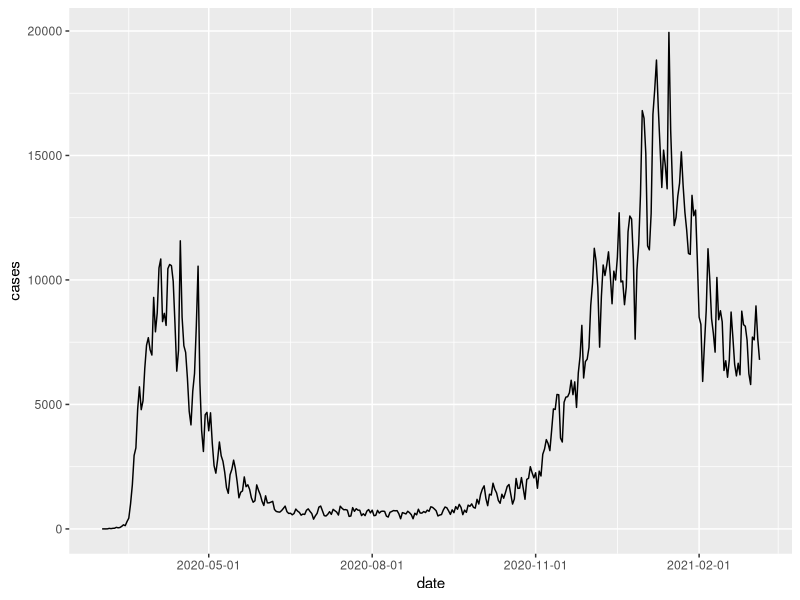
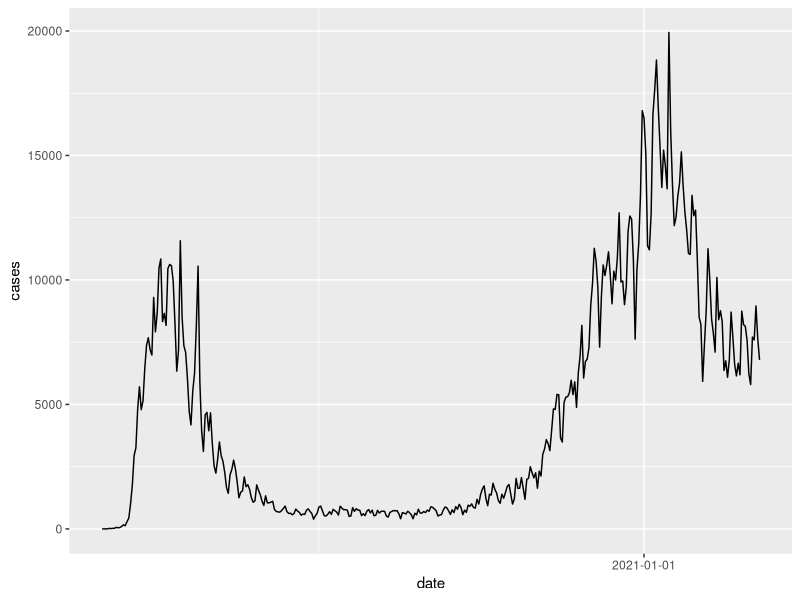
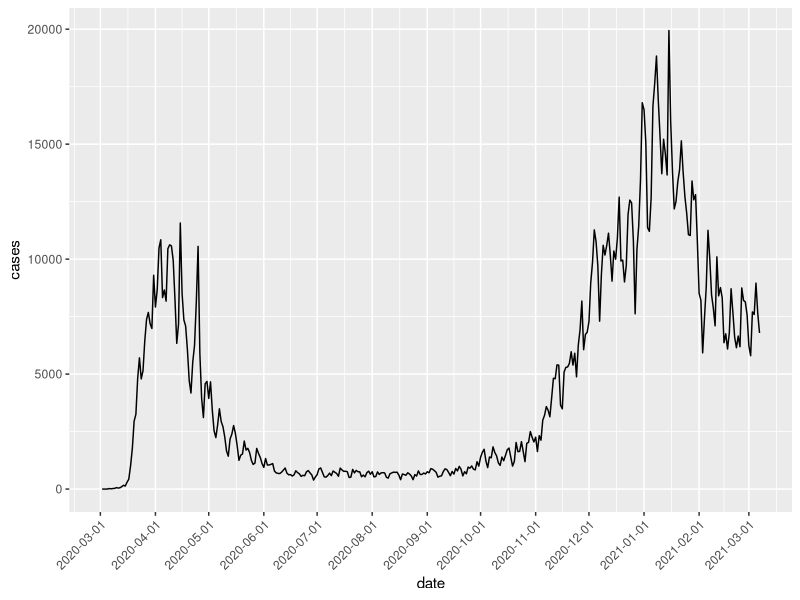

Reproduce these figures in R, in order.
## ---- chunk 1
# load packages
library(tidyverse)

# read in covid dataset
covid <- read_csv("../data/covid.csv")
## ---- chunk 2
# only keep NY data
covid_ny <- covid |> 
  filter(state == "NY")

# 3 month intervals
ggplot(covid_ny, aes(x = date, y = cases)) +
  geom_line() +
  scale_x_date(date_breaks = "3 months")

# 1 year intervals
ggplot(covid_ny, aes(x = date, y = cases)) +
  geom_line() +
  scale_x_date(date_breaks = "1 year")

# 1 month intervals + angled text
ggplot(covid_ny, aes(x = date, y = cases)) +
  geom_line() +
  scale_x_date(date_breaks = "1 month") +
  theme(axis.text.x = element_text(angle = 45, hjust = 1)) # to angle text and shift hjust
